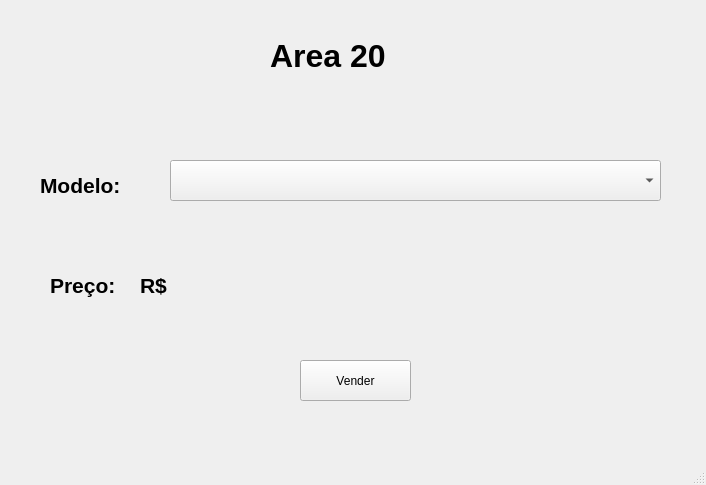
<?xml version="1.0" encoding="UTF-8"?>
<ui version="4.0">
 <class>MainWindow</class>
 <widget class="QMainWindow" name="MainWindow">
  <property name="geometry">
   <rect>
    <x>0</x>
    <y>0</y>
    <width>706</width>
    <height>485</height>
   </rect>
  </property>
  <property name="windowTitle">
   <string>MainWindow</string>
  </property>
  <widget class="QWidget" name="centralwidget">
   <widget class="QLabel" name="lblArea">
    <property name="geometry">
     <rect>
      <x>270</x>
      <y>10</y>
      <width>151</width>
      <height>91</height>
     </rect>
    </property>
    <property name="font">
     <font>
      <family>Segoe UI</family>
      <pointsize>24</pointsize>
      <weight>75</weight>
      <bold>true</bold>
     </font>
    </property>
    <property name="text">
     <string>Area 20</string>
    </property>
   </widget>
   <widget class="QLabel" name="label_2">
    <property name="geometry">
     <rect>
      <x>40</x>
      <y>140</y>
      <width>121</width>
      <height>91</height>
     </rect>
    </property>
    <property name="font">
     <font>
      <family>Segoe UI</family>
      <pointsize>16</pointsize>
      <weight>75</weight>
      <bold>true</bold>
     </font>
    </property>
    <property name="text">
     <string>Modelo:</string>
    </property>
   </widget>
   <widget class="QPushButton" name="btnVender">
    <property name="geometry">
     <rect>
      <x>300</x>
      <y>360</y>
      <width>111</width>
      <height>41</height>
     </rect>
    </property>
    <property name="font">
     <font>
      <family>Segoe UI</family>
     </font>
    </property>
    <property name="text">
     <string>Vender</string>
    </property>
   </widget>
   <widget class="QLabel" name="label_3">
    <property name="geometry">
     <rect>
      <x>50</x>
      <y>240</y>
      <width>91</width>
      <height>91</height>
     </rect>
    </property>
    <property name="font">
     <font>
      <family>Segoe UI</family>
      <pointsize>16</pointsize>
      <weight>75</weight>
      <bold>true</bold>
     </font>
    </property>
    <property name="text">
     <string>Preço:</string>
    </property>
   </widget>
   <widget class="QLabel" name="label_4">
    <property name="geometry">
     <rect>
      <x>140</x>
      <y>240</y>
      <width>41</width>
      <height>91</height>
     </rect>
    </property>
    <property name="font">
     <font>
      <family>Segoe UI</family>
      <pointsize>16</pointsize>
      <weight>75</weight>
      <bold>true</bold>
     </font>
    </property>
    <property name="text">
     <string>R$</string>
    </property>
   </widget>
   <widget class="QLabel" name="lblPreco">
    <property name="geometry">
     <rect>
      <x>230</x>
      <y>250</y>
      <width>451</width>
      <height>91</height>
     </rect>
    </property>
    <property name="font">
     <font>
      <family>Segoe UI</family>
      <pointsize>16</pointsize>
      <weight>75</weight>
      <bold>true</bold>
     </font>
    </property>
    <property name="text">
     <string/>
    </property>
   </widget>
   <widget class="QComboBox" name="cbbModelos">
    <property name="geometry">
     <rect>
      <x>170</x>
      <y>160</y>
      <width>491</width>
      <height>41</height>
     </rect>
    </property>
    <property name="font">
     <font>
      <family>Segoe UI</family>
      <weight>75</weight>
      <bold>true</bold>
     </font>
    </property>
   </widget>
  </widget>
  <widget class="QMenuBar" name="menubar">
   <property name="geometry">
    <rect>
     <x>0</x>
     <y>0</y>
     <width>706</width>
     <height>26</height>
    </rect>
   </property>
  </widget>
  <widget class="QStatusBar" name="statusbar"/>
 </widget>
 <resources/>
 <connections/>
</ui>
